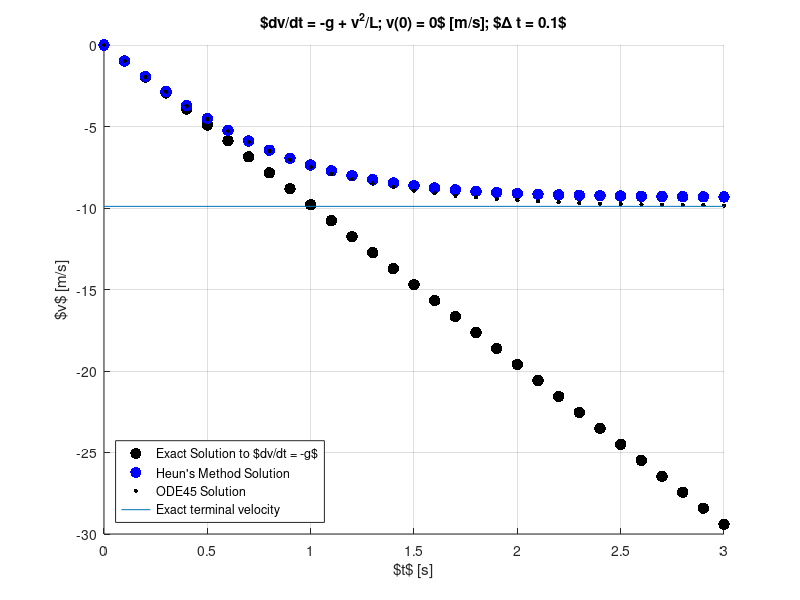

This chart was generated by the following MATLAB code: (Note: this script raises an error after producing the figure.)
% Heun's method solution of
% dv/dt = -g + v^2/L
% with
% v(1) = 0 m/2, g = 9.8 m/s^2, and L = 10 m.

% Exact solution for L -> Inf
% v(t) = -g*t

% http://people.uncw.edu/hermanr/mat361/ODEBook/ODE1.pdf

clear;
addpath([pwd(),filesep(),'..',filesep(),'m']);

g    = 9.8;
L    = 10.0;
v(1) = 0;
Dta  = 0.1./10.^[0:4];

for j = 1:length(Dta)
        
    Dt   = Dta(j);

    fprintf('Computing for Dt = %.0e\n',Dt);

    t    = [0:Dt:3];
    
    tic();
    for i = 1:length(t)-1
        % ve(i+1) is Forward Euler estimate of velocity
        veu(i+1) = v(i) - g*Dt + (Dt/L)*v(i);
        v(i+1)   = v(i) - g*Dt + (Dt/L)*(veu(i+1)^2 + v(i)^2)/2.0;
    end
    ct(j) = toc();
    
    vlast(j) = v(end);

	f = @(t,v) (v(1)*v(1)/L-g);

    tic();
    [t45,v45] = ode45(f,t,0);
    ct45(j) = toc();
    
    v45last(j) = v45(end);
    
    if (j == 1)
        vex = -g*t;

        figure(1);clf;grid on;hold on;
            plot(t,vex,'k.','MarkerSize',25);
            plot(t,v,'b.','MarkerSize',25);
            plot(t45,v45,'k.','MarkerSize',10);
            plot([0,3],[-sqrt(98),-sqrt(98)],'-');
            xlabel('$t$ [s]');
            ylabel('$v$ [m/s]');
            title('$dv/dt = -g + v^2/L; v(0) = 0$ [m/s]; $\Delta t = 0.1$')
            legend('Exact Solution to $dv/dt = -g$',...
                   'Heun''s Method Solution',...
                   'ODE45 Solution',...
                   'Exact terminal velocity',...
                   'Location','SouthWest');
            saveplots('HeunI');
    end
end

E = abs( (vlast - vlast(end))/vlast(end) );
E45 = abs( (v45last - v45last(end))/v45last(end) );

figure(2);clf
    loglog(Dta,E,'k.','MarkerSize',30);
    grid on;hold on;
    loglog(Dta,E45,'b.','MarkerSize',30);
    xlabel('$\Delta t$ [s]');
    ylabel('Error');
    title('Error = $|y(end)-y(end;\Delta t = 10^{-4})|/|y(end;\Delta t = 10^{-4})|$');
    legend('Heun','ODE45','Location','NorthWest');
    saveplots('HeunIerror');

figure(3);clf
    loglog(Dta,ct,'k.','MarkerSize',30);
    grid on;hold on;
    loglog(Dta,ct45,'b.','MarkerSize',30);
    xlabel('$\Delta t$ [s]');
    ylabel('Evaluation Time [s]');
    legend('Heun','ODE45','Location','NorthWest');
    saveplots('HeunIerror');
    
